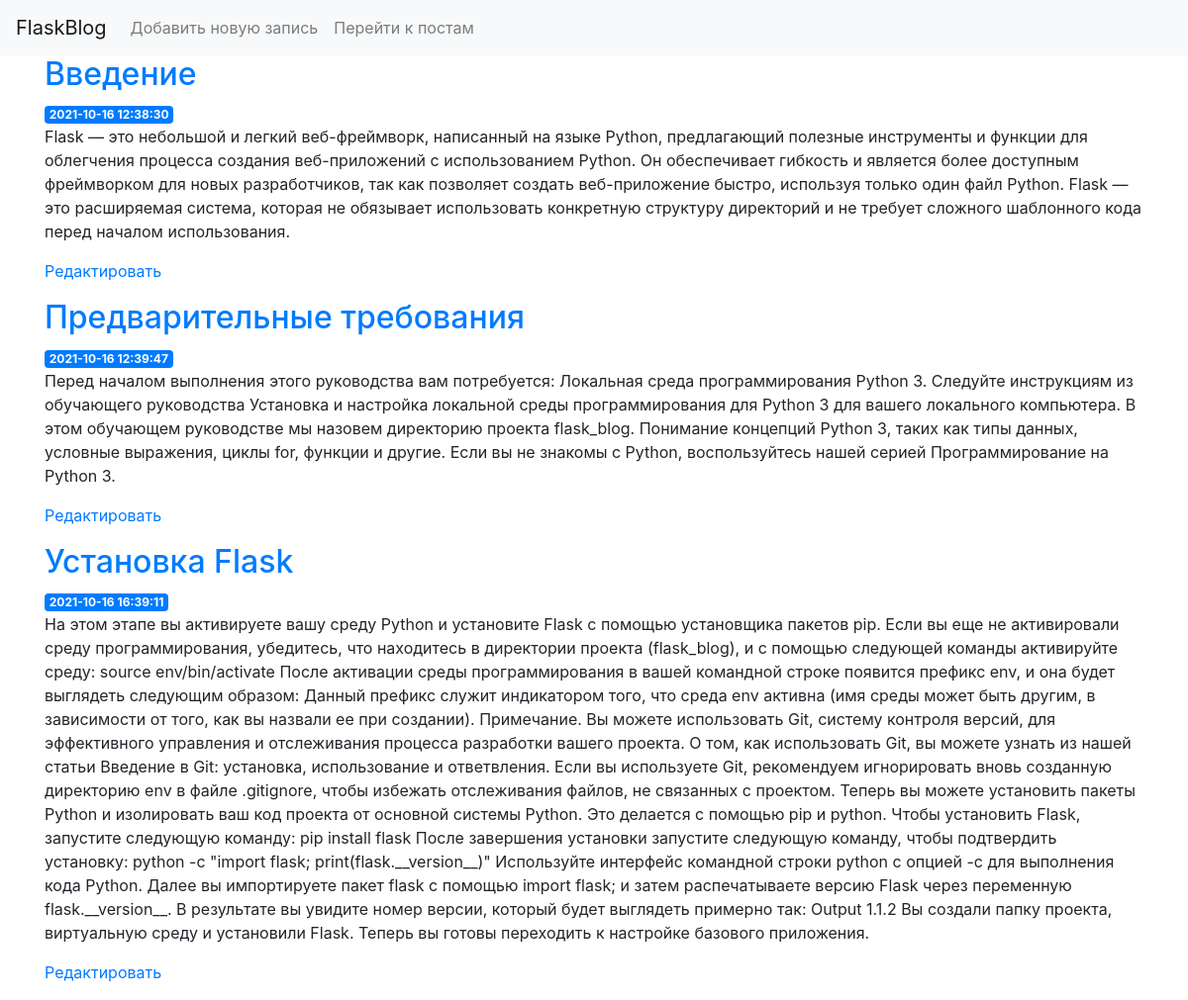
/posts/, run on the app's committed database.
### tables this page shows
CREATE TABLE posts
(
    id      INTEGER PRIMARY KEY AUTOINCREMENT,
    created TIMESTAMP NOT NULL DEFAULT CURRENT_TIMESTAMP,
    title   TEXT      NOT NULL,
    content TEXT      NOT NULL
);

### app.py (the view, shortened to what this page needs)
@app.route('/posts/', methods=('GET', 'POST'))
@app.route('/posts/<int:post_id>', methods=('GET', 'DELETE', 'PATCH'))
def posts_api(post_id=None):
    conn = get_db_connection()
    if request.method == 'GET':
        if post_id:
            post = get_post(post_id)
            return render_template('posts-detail.html', post=post)
        else:
            posts = conn.execute('SELECT * FROM posts').fetchall()
            return render_template('posts-list.html', posts=posts)
    else:
        flash('Method not allowed')
        return redirect(url_for('index'))

### app.py (called while the page is built)
def get_db_connection():
    conn = sqlite3.connect('database.db')
    conn.row_factory = sqlite3.Row
    return conn

### templates/posts-list.html
{% extends 'base.html' %}
{% block content %}
    {% for post in posts %}
    <a href="{{ url_for('posts_api', post_id=post['id'], _method='GET') }}"><h2>{{ post['title'] }}</h2></a>
    <span class="badge badge-primary">{{ post['created'] }}</span>
    <p>{{ post['content'] }}</p>
    {% set edit_post = 'edit-' + post['id']|string %}
    <a href="{{ url_for('index', slug = edit_post) }}"><p class="fst-italic">Редактировать</p></a>
    {% endfor %}
{% endblock %}

### templates/base.html (shortened to what this page needs)
<!doctype html>
<html lang="ru">
<head>
    <link rel="stylesheet" href="https://stackpath.bootstrapcdn.com/bootstrap/4.3.1/css/bootstrap.min.css"
>
    <link href="{{ url_for('static', filename='css/style.css') }}" rel="stylesheet" type="text/css">
</head>
<body>
<nav class="navbar navbar-expand-md navbar-light bg-light">
    <a class="navbar-brand" href="{{ url_for('index')}}">FlaskBlog</a>
    <div class="collapse navbar-collapse" id="navbarNav">
        <ul class="navbar-nav navbar-collapse">
            <li class="nav-item">
                <a class="nav-link" href="{{url_for('index', slug='create')}}">Добавить новую запись</a>
            </li>
            <li class="nav-item">
                <a class="nav-link" href="{{url_for('index', slug='posts')}}">Перейти к постам</a>
            </li>
        </ul>
    </div>
</nav>
<div class="container">
    {% block content %} {% endblock %}
</div>
</body>
</html>

### data on the page
posts: title "Введение", created "2021-10-16 12:38:30", content "Flask — это небольшой и легкий веб-фреймворк, написанный на языке Python, предлагающий полезные инструменты и функции для облегчения процесса создания веб-приложений с использованием Python. Он обеспечивает гибкость и является более доступным фреймворком для новых разработчиков, так как позволяет создать веб-приложение быстро, используя только один файл Python. Flask — это расширяемая система, которая не обязывает использовать конкретную структуру директорий и не требует сложного шаблонного кода перед началом использования."
posts: title "Предварительные требования", created "2021-10-16 12:39:47", content "Перед началом выполнения этого руководства вам потребуется: Локальная среда программирования Python 3. Следуйте инструкциям из обучающего руководства Установка и настройка локальной среды программирования для Python 3 для вашего локального компьютера. В этом обучающем руководстве мы назовем директорию проекта flask_blog. Понимание концепций Python 3, таких как типы данных, условные выражения, циклы for, функции и другие. Если вы не знакомы с Python, воспользуйтесь нашей серией Программирование на Python 3."
posts: title "Установка Flask", created "2021-10-16 16:39:11", content "На этом этапе вы активируете вашу среду Python и установите Flask с помощью установщика пакетов pip. Если вы еще не активировали среду программирования, убедитесь, что находитесь в директории проекта (flask_blog), и с помощью следующей команды активируйте среду: source env/bin/activate После активации среды программирования в вашей командной строке появится префикс env, и она будет выглядеть следующим образом: Данный префикс служит индикатором того, что среда env активна (имя среды может быть другим, в зависимости от того, как вы назвали ее при создании). Примечание. Вы можете использовать Git, систему контроля версий, для эффективного управления и отслеживания процесса разработки вашего…"
